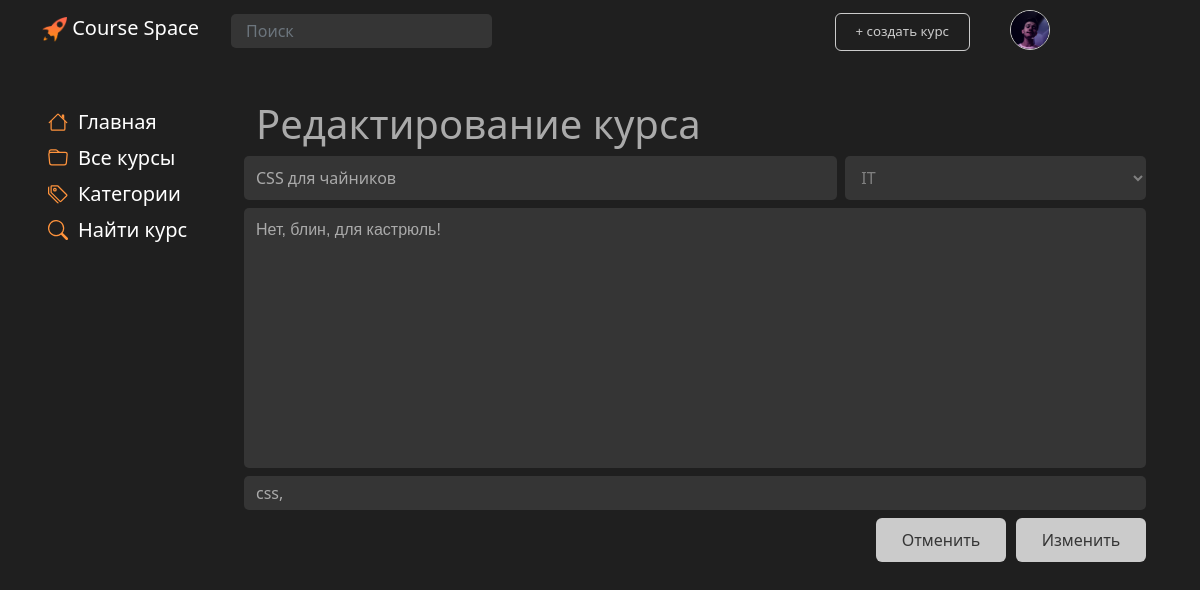
Page /main/course/5/edit (signed in) on the earlier database version.
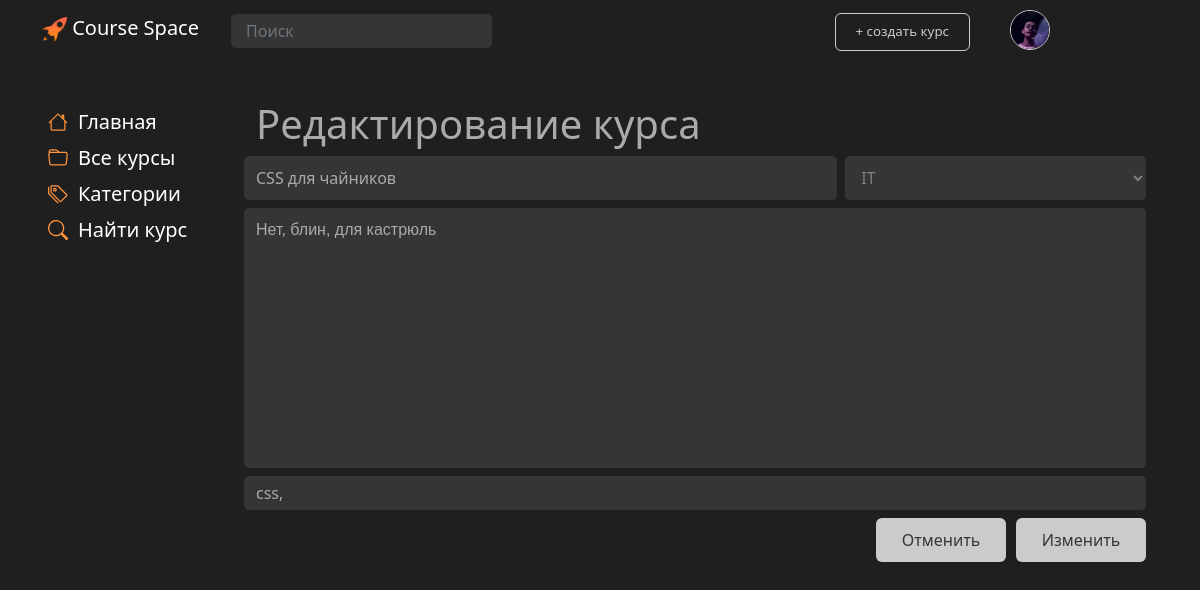
Same page on the later database version.
### main/models.py (models this page shows, shortened)
class Courses(models.Model):
    title = models.CharField('title', max_length=80, null=False)
    description = models.TextField('description')
    date = models.TextField('date')
    category = models.ForeignKey(Categories, models.DO_NOTHING, db_column='Category_id')  # Field name made lowercase.
    author = models.ForeignKey(Authors, models.DO_NOTHING, db_column='Author_id')  # Field name made lowercase.
    class Meta:
        db_table = 'Courses'

class Categories(models.Model):
    title = models.CharField('title', max_length=30, null=False)
    class Meta:
        db_table = 'Categories'
    def __str__(self):
        return self.title

### main/views.py (the view)
# urls.py: path('/course/<int:course_id>/edit', edit_course, name='edit_course'),
def edit_course(request, course_id):
    user = request.user
    all_categories = Categories.objects.all()
    selCourse = Courses.objects.filter(id=course_id)
    selectCourse = Courses.objects.get(id=course_id)
    course_tags = CoursesTags.objects.all()
    if user == selectCourse.author.user or user.is_superuser:
        if request.method == 'POST':
            selectCourse.title = request.POST.get('title')
            selectCourse.description = request.POST.get('desk')
            category = request.POST.get('cat')
            selectCourse.category = Categories.objects.get(title=category)
            selectCourse.save()
            try:
                tags = request.POST.get('tags')
                tags_list = tags.lower().split(', ')
                for t in tags_list:
                    tag = Tags.objects.filter(title=t)
                    if not tag.exists():
                        Tags.objects.create(title=t)
                        tag = Tags.objects.filter(title=t)
                    if t != '':
                        if not CoursesTags.objects.filter(tag__title=t, course_id=selectCourse.id).exists():
                            tag = Tags.objects.get(title=t).id
                            coursetag = CoursesTags(tag_id=tag, course_id=selectCourse.id)
                            coursetag.save()
                    selectCourse.save()
                return redirect('main')
            except:
                print("Ой, что-то пошло не так")
        else:
            form = EditCourseForm()
        form = EditCourseForm()
        context = {
            'form': form,
            'title': 'Редактирование курса',
            'categories': all_categories,
            'course': selCourse,
            'tags': course_tags,
        }
        return render(request, 'main/editcourse.html', context=context)
    else:
        context = {
            'title': 'Ошибка доступа',
            'categories': all_categories,
        }
        return render(request, 'main/accessisdenied.html', context=context)

### main/forms.py
class EditCourseForm(forms.ModelForm):
    tags = forms.CharField(max_length=500,
                           widget=forms.TextInput(attrs={'placeholder': 'Введите теги (через запятую)'}))
    def __init__(self, *args, **kwargs):
        super().__init__(*args, **kwargs)
        self.fields['category'].empty_label = 'Категория'
    class Meta:
        model = Courses
        fields = ['title', 'description', 'category']
        widgets = {
            'title': forms.TextInput(attrs={'placeholder': 'Название курса'}, ),
            'description': forms.Textarea(attrs={'cols': 60, 'rows': 10, 'placeholder': 'Описание курса'}),
        }

### main/models.py (called while the page is built)
    def __str__(self):
        return self.title

### main/templates/main/editcourse.html (shortened to what this page needs)
{% extends 'main/base.html' %}
{% block style %}
    {% load static %}
{% endblock %}
{% block content %}
    <div class="container">
            {% for el in course%}
                <div class="row">
                    <form action="{% url 'edit_course' el.id %}" method="POST" id="edit">
                        <h1>Редактирование курса</h1>
                        <div class="row">
                            <input  class="sinput col me-md-2 mb-2" name="title" type="text" placeholder="Название курса" value="{{ el.title }}">
                            <select class="col-md-4 pe-2 mb-2" id="search-select" name="cat" type="text" placeholder="{{ el.category }}">
                                <option>{{ el.category }}</option>
                            </select>
                        </div>
                        <div class="row mb-2">
                            <textarea id="DescriptionTextArea" class="sinput col" name="desk" name="desk" cols="60" rows="10" id="descriptionInput" type="text" placeholder="Описание">{{ el.description }}</textarea>
                        </div>
                        <div class="row" >
                            <input class="sinput col mb-2"  name="tags"  type="text" placeholder="Теги (через запятую)"
                            value="{% for tag in tags %}{% if tag.course.pk == el.pk %}{{tag.tag}}, {% endif %}{% endfor %}">
                        </div>
                        <div class="row mb-2 justify-content-end">
                                <button id="cancel_create_btn" type="button" onclick="window.location.href = '/main';">Отменить</button>
                                <button id="accept_create_btn" type="submit">Изменить</button>
                        </div>
                    </form>
                </div>
            {% endfor %}
    </div>
{% endblock %}

Differences in the rows shown:
changed Courses "CSS для чайников": desk "Нет, блин, для кастрюль!" → "Нет, блин, для кастрюль"
